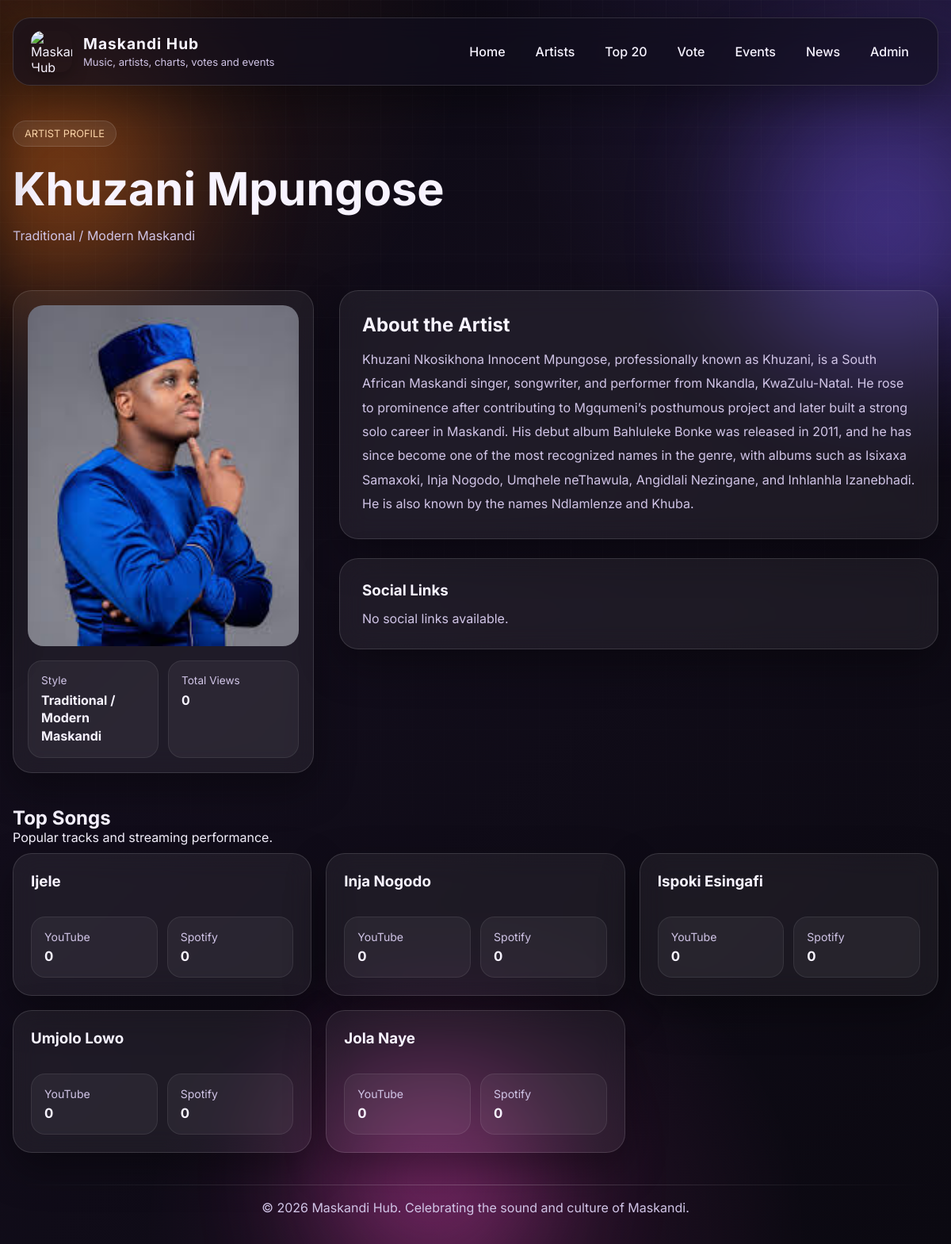
/artist/5, run on an earlier commit of the app's database.
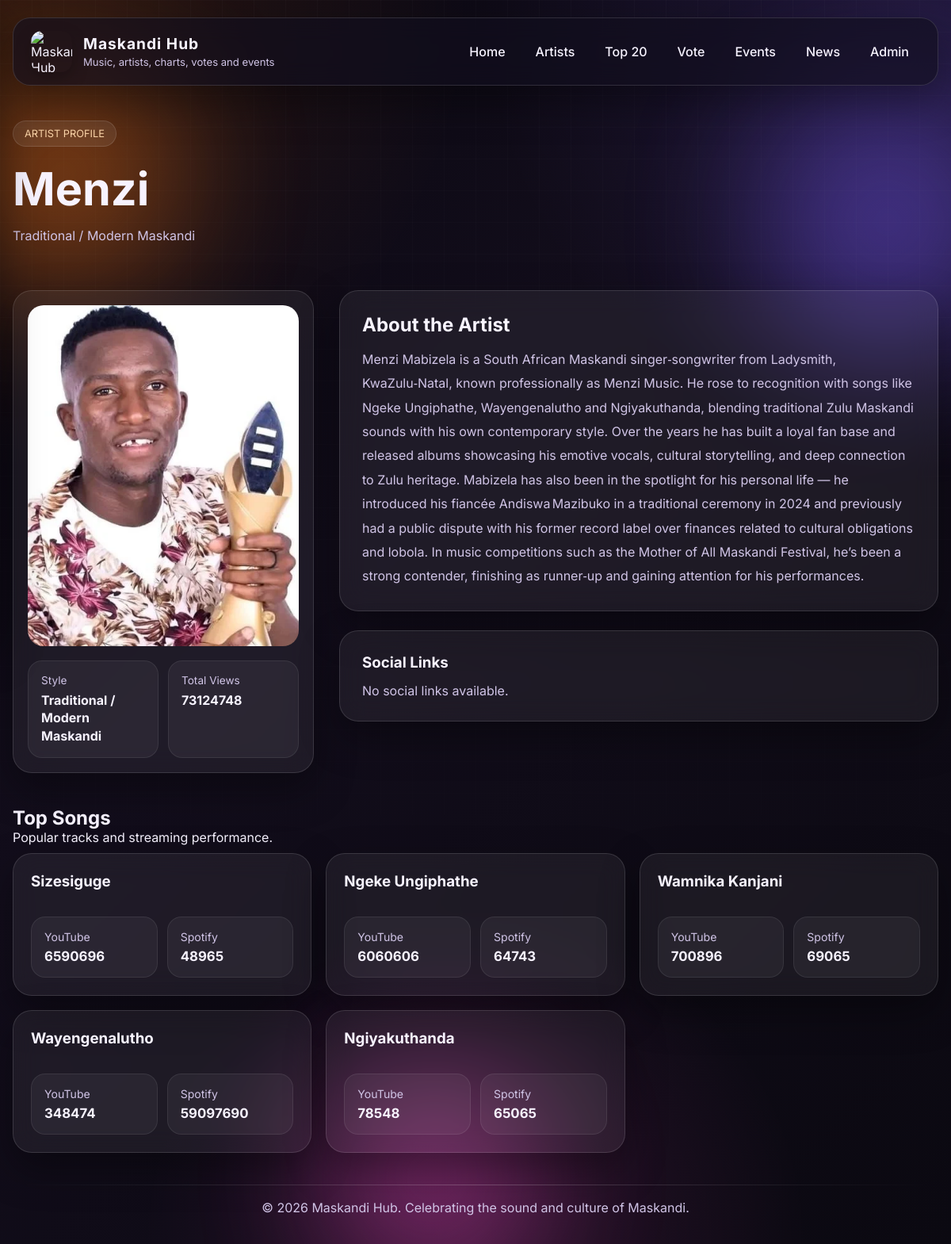
And on a later commit of the database.
### tables this page shows
CREATE TABLE artists (
                id INTEGER PRIMARY KEY AUTOINCREMENT,
                name TEXT NOT NULL,
                style TEXT NOT NULL,
                status TEXT NOT NULL DEFAULT 'Active',
                history TEXT,
                facebook TEXT,
                instagram TEXT,
                tiktok TEXT,
                youtube_channel TEXT,
                spotify_channel TEXT,
                image TEXT,
                total_views INTEGER DEFAULT 0
            );

CREATE TABLE songs (
                id INTEGER PRIMARY KEY AUTOINCREMENT,
                artist_id INTEGER NOT NULL,
                title TEXT NOT NULL,
                youtube_views INTEGER DEFAULT 0,
                spotify_streams INTEGER DEFAULT 0,
                FOREIGN KEY (artist_id) REFERENCES artists (id) ON DELETE CASCADE
            );

### app.py (the view)
@app.route("/artist/<int:artist_id>")
def artist_profile(artist_id):
    conn = get_db_connection()
    try:
        cur = conn.cursor()
        cur.execute("SELECT * FROM artists WHERE id = ?", (artist_id,))
        artist = cur.fetchone()
        cur.execute("""
            SELECT *
            FROM songs
            WHERE artist_id = ?
            ORDER BY youtube_views DESC, spotify_streams DESC
        """, (artist_id,))
        songs = cur.fetchall()
    finally:
        cur.close()
        conn.close()
    if not artist:
        flash("Artist not found")
        return redirect(url_for("artists"))
    return render_template("artist_profile.html", artist=artist, songs=songs)

### app.py (called while the page is built)
def get_db_connection():
    import sqlite3
    db_path = DATABASE_URL.replace("sqlite:///", "")
    conn = sqlite3.connect(db_path)
    conn.row_factory = sqlite3.Row
    return conn

### templates/artist_profile.html (shortened to what this page needs)
{% extends 'base.html' %}
{% block content %}
<section class="inner-hero">
    <span class="tag">ARTIST PROFILE</span>
    <h1>{{ artist['name'] }}</h1>
    <p>{{ artist['style'] }}</p>
</section>
<section class="section-block artist-profile-section">
    <div class="artist-profile-layout">
        <div class="artist-profile-media glass-card">
            {% if artist['image'] %}
                <img
                    src="{{ url_for('static', filename='uploads/artists/' ~ artist['image']) }}"
                    alt="{{ artist['name'] }}"
                    class="artist-profile-image"
                >
            {% else %}
                <div class="artist-profile-fallback">
                    {{ artist['name'][0] }}
                </div>
            {% endif %}
            <div class="artist-profile-quick-stats">
                <div class="profile-stat-item">
                    <span class="profile-stat-label">Style</span>
                    <strong>{{ artist['style'] }}</strong>
                </div>
                <div class="profile-stat-item">
                    <span class="profile-stat-label">Total Views</span>
                    <strong>{{ artist['total_views'] }}</strong>
                </div>
            </div>
        </div>
        <div class="artist-profile-details">
            <div class="glass-card profile-content-card">
                <h2>About the Artist</h2>
                <p class="artist-biography-text">
                    {{ artist['history'] or "No biography available." }}
                </p>
            </div>
            <div class="glass-card profile-content-card">
                <h3>Social Links</h3>
                <div class="artist-social-links">
                    {% if not artist['facebook'] and not artist['instagram'] and not artist['tiktok'] and not artist['youtube_channel'] and not artist['spotify_channel'] %}
                        <p class="profile-muted-text">No social links available.</p>
                    {% endif %}
                </div>
            </div>
        </div>
    </div>
    <div class="artist-songs-section">
        <div class="section-heading">
            <h2>Top Songs</h2>
            <p>Popular tracks and streaming performance.</p>
        </div>
        <div class="content-grid three-grid profile-song-grid">
            {% for song in songs %}
            <div class="glass-card profile-song-card">
                <div class="song-card-top">
                    <h3>{{ song['title'] }}</h3>
                </div>
                <div class="song-metrics">
                    <div class="song-metric-pill">
                        <span>YouTube</span>
                        <strong>{{ song['youtube_views'] }}</strong>
                    </div>
                    <div class="song-metric-pill">
                        <span>Spotify</span>
                        <strong>{{ song['spotify_streams'] }}</strong>
                    </div>
                </div>
            </div>
            {% else %}
            <div class="glass-card profile-empty-state">
                <h3>No songs available</h3>
                <p>This artist does not have songs added yet.</p>
            </div>
            {% endfor %}
        </div>
    </div>
</section>
{% endblock %}

What changed in the data, as far as the page shows it:
no longer on this page (row edited): songs: title "Ijele", youtube_views "0", spotify_streams "0"
no longer on this page (row edited): songs: title "Inja Nogodo", youtube_views "0", spotify_streams "0"
no longer on this page (row edited): songs: title "Ispoki Esingafi", youtube_views "0", spotify_streams "0"
changed artists "Traditional / Modern Maskandi": name "Khuzani Mpungose" → "Menzi"; image: a different picture; total_views "0" → "73124748"; history "Khuzani Nkosikhona Innocent Mpungose, professionally known as Khuzani, is a South African Maskandi singer, songwriter, and performer from Nkandla, KwaZulu-Natal. He rose to prominence after contributing to Mgqumeni’s posthumous project and later built a strong solo career in Maskandi. His debut album Bahluleke Bonke was released in 2011, and he has since become one of the most recognized names in the genre, with albums such as Isixaxa Samaxoki, Inja Nogodo, Umqhele neThawula, Angidlali Nezingane, and Inhlanhla Izanebhadi. He is also known by the names Ndlamlenze and Khuba." → "Menzi Mabizela is a South African Maskandi singer‑songwriter from Ladysmith, KwaZulu‑Natal, known professionally as Menzi Music. He rose to recognition with songs like Ngeke Ungiphathe, Wayengenalutho and Ngiyakuthanda, blending traditional Zulu Maskandi sounds with his own contemporary style. Over the years he has built a loyal fan base and released albums showcasing his emotive vocals, cultural storytelling, and deep connection to Zulu heritage. Mabizela has also been in the spotlight for his personal life — he introduced his fiancée Andiswa Mazibuko in a traditional ceremony in 2024 and previously had a public dispute with his former record label over finances related to cultural…"
added songs: title "Sizesiguge", youtube_views "6590696", spotify_streams "48965"
changed songs: title "Umjolo Lowo" → "Ngeke Ungiphathe"; youtube_views "0" → "6060606"; spotify_streams "0" → "64743"
added songs: title "Wamnika Kanjani", youtube_views "700896", spotify_streams "69065"
changed songs: title "Jola Naye" → "Wayengenalutho"; youtube_views "0" → "348474"; spotify_streams "0" → "59097690"
added songs: title "Ngiyakuthanda", youtube_views "78548", spotify_streams "65065"
